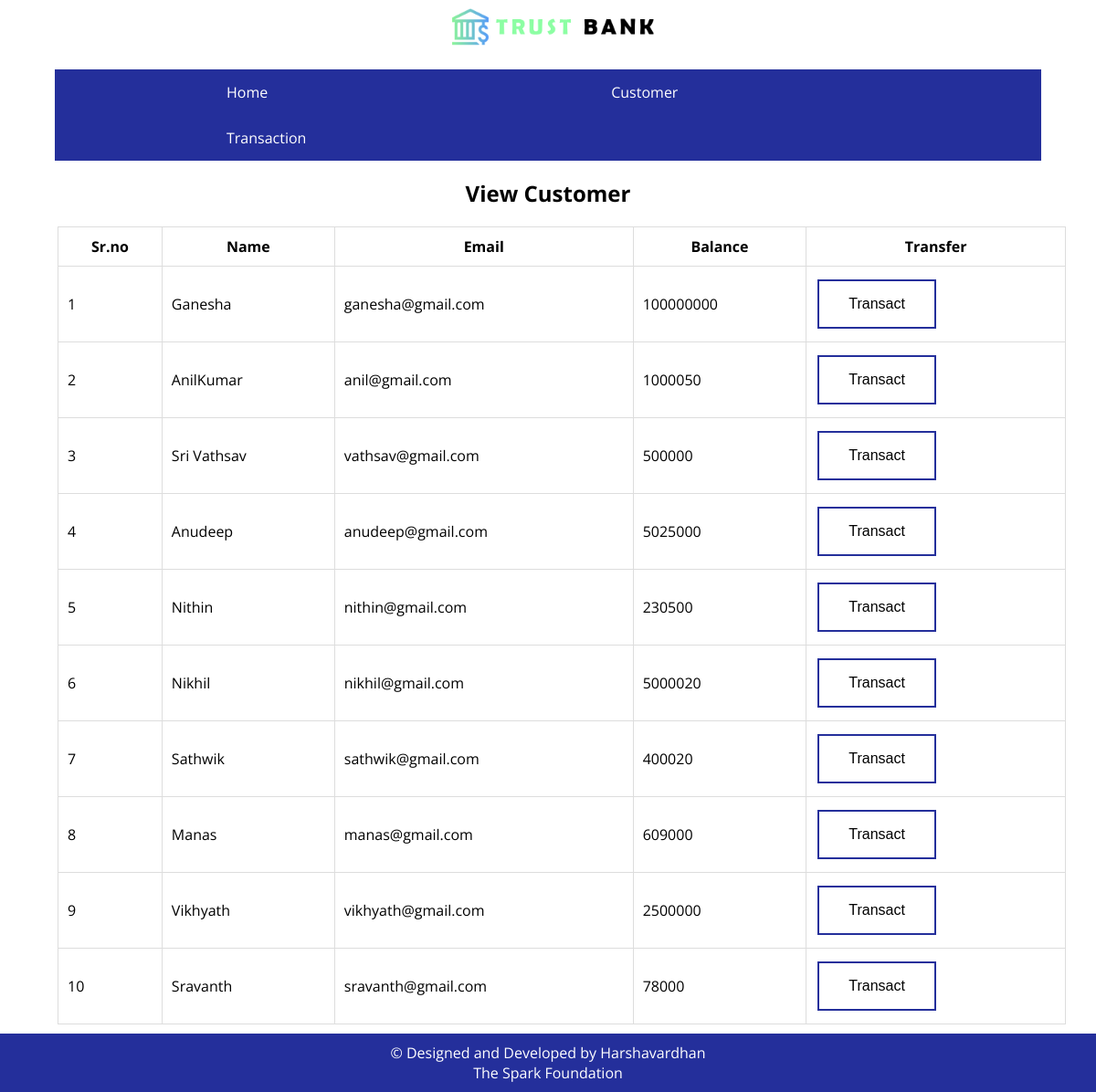
/viewcus.php, run on the app's committed database.
### tables this page shows
CREATE TABLE `userdetails` (
  `id` int(11) NOT NULL,
  `name` varchar(20) NOT NULL,
  `email` varchar(30) NOT NULL,
  `balance` int(20) NOT NULL
);

### viewcus.php (the view)
<?php
    include("config.php");
?>
<?php
    include("nav.php");
?>
    <div class="container">
    <h2>View Customer</h2>
        <table>
            <thead>
                <th>Sr.no</th>
                <th>Name</th>
                <th>Email</th>
                <th>Balance</th>
                <th>Transfer</th>
            </thead>
            <tbody>
            <?php
            $sql = "SELECT * FROM userdetails";
            $result = mysqli_query($conn,$sql);
            while($rows=mysqli_fetch_assoc($result)){
                ?>
                <tr>
                    <td><?php echo $rows['id'] ?></td>
                    <td><?php echo $rows['name']?></td>
                    <td><?php echo $rows['email']?></td>
                    <td><?php echo $rows['balance']?></td>
                    <td><a href="transmon.php?id= <?php echo $rows['id'];?>"> <button type="button" class="button button1">Transact</button></a></td>
                </tr>
                <?php
            }
            ?>
            </tbody>
        </table>
    </div>
<?php
    include("foot.php");
?>

### nav.php (shortened to what this page needs)
<html lang="en">
    <head>
        <link rel="stylesheet" type="text/css" href="css/style.css">
        <link rel="stylesheet" typ="text/css" href="css/viewcus.css">
    </head>
<body>
    <a href="index.php"><img src="img/bank.png" class="logo"></a>
    <nav>
        <ul>
            <li><a href="index.php">Home</a></li>
            <li><a href="viewcus.php">Customer</a></li>
            <li><a href="transaction.php">Transaction</a></li>
        </ul>
    </nav>

### foot.php
<div class="footer">
    <p> &copy Designed and Developed by Harshavardhan<br>The Spark Foundation</p>
</div>

### css/style.css (style rules this page uses)
* { margin: 0; padding: 0; }
body { font-family: 'Open Sans', sans-serif; }
.logo { width: 20%; display: block; margin-left: auto; margin-right: auto; }
nav { padding: 19px 60px; }
nav ul { list-style-type: none; overflow: hidden; background-color: #242f9b; }
nav ul li { float: left; }
nav ul li a { display: block; color: #fff; text-align: center; padding: 14px 188px; text-decoration: none; }
.footer { text-align: center; background-color: #242f9b; color: #fff; margin-top: 10px; padding: 10px; }

### css/viewcus.css (style rules this page uses)
h2 { text-align: center; }
table { border-collapse: collapse; width: 92%; height: 61%; margin-left: 63px; margin-top: 20px; }
tbody, thead, td, th { border: 1px solid #dddddd; padding: 10px; }
.button { background-color: white; color: black; border: 2px solid #e7e7e7; }
.button { background-color: #242f9b; border: none; color: white; padding: 16px 32px; text-align: center; text-decoration: none; display: inline-block; font-size: 16px; margin: 4px 2px; transition-duration: 0.4s; cursor: pointer; }
.button1 { background-color: white; color: black; border: 2px solid #242f9b; }

### data on the page
userdetails: id "1", name "Ganesha", email "ganesha@gmail.com", balance "100000000"
userdetails: id "2", name "AnilKumar", email "anil@gmail.com", balance "1000050"
userdetails: id "3", name "Sri Vathsav", email "vathsav@gmail.com", balance "500000"
userdetails: id "4", name "Anudeep", email "anudeep@gmail.com", balance "5025000"
userdetails: id "5", name "Nithin", email "nithin@gmail.com", balance "230500"
userdetails: id "6", name "Nikhil", email "nikhil@gmail.com", balance "5000020"
userdetails: id "7", name "Sathwik", email "sathwik@gmail.com", balance "400020"
userdetails: id "8", name "Manas", email "manas@gmail.com", balance "609000"
userdetails: id "9", name "Vikhyath", email "vikhyath@gmail.com", balance "2500000"
userdetails: id "10", name "Sravanth", email "sravanth@gmail.com", balance "78000"
